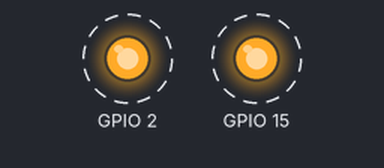
Recording of a program running on a simulated ESP32. Shown: output pins drawn as LEDs (lit = HIGH). Dashed ring = blinking. What the program prints to the serial monitor is not drawn.

Above: at 0.5 s.
Timing chart, 0 to 4.6 s (numbered marks = the images above):
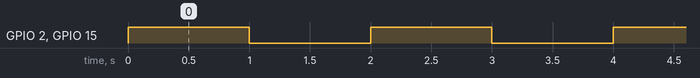

The program:

main.cpp
```cpp
/*

  Libs do framwork do arduino e do FreeRTOS

*/
#include <Arduino.h>
#include "freertos/FreeRTOS.h"
#include "freertos/task.h"

#define LED1 2
#define LED2 15

/*
  Variaveis para armazenamento do Handle das tasks
*/
TaskHandle_t task1Handle = NULL;
TaskHandle_t task2Handle = NULL;
TaskHandle_t task3Handle = NULL;


/*

  Prototipos das Tasks

*/
void vTaskBlink(void *pvParametes);
void vTask2(void *pvParametes);

int value = 500;


void setup() {
  Serial.begin(9600);
  xTaskCreate(vTaskBlink, "TASK1", configMINIMAL_STACK_SIZE, (void*)LED1, 1, &task1Handle);
  xTaskCreate(vTask2, "TASK2", configMINIMAL_STACK_SIZE+1024, (void*)value, 2, &task2Handle);
  xTaskCreate(vTaskBlink, "TASK3", configMINIMAL_STACK_SIZE, (void*)LED2, 1, &task3Handle);

}

void loop() {
  vTaskDelay(1000);
}

void vTaskBlink(void *pvParametes){
  int pin = (int)pvParametes;
  pinMode(pin,OUTPUT);
  while (1){
    digitalWrite(pin, !digitalRead(pin));
    vTaskDelay(1000);
  }


}


void vTask2(void *pvParametes){

  int cont = (int)pvParametes;
  while(1){
    Serial.println("Task 2:" + String(cont++));
    vTaskDelay(1000);
  }


}
```

Measured:
- by itself, GPIO 2, GPIO 15: alternates HIGH for 1.0 s and LOW for 1.0 s
- by itself, everything shown: repeats every 2.0 s, in 4 steps
